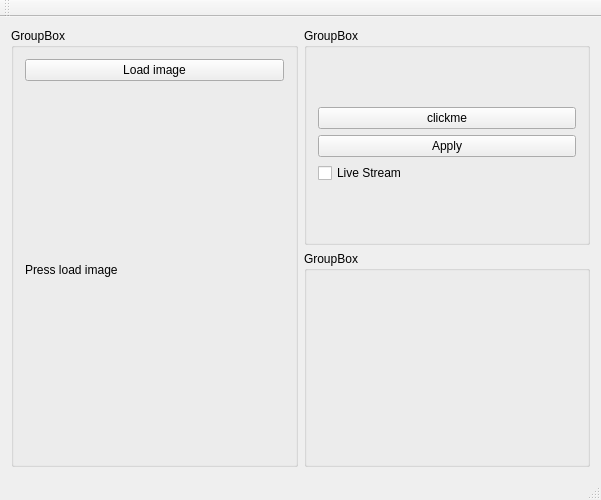
<?xml version="1.0" encoding="UTF-8"?>
<ui version="4.0">
 <class>MainWindow</class>
 <widget class="QMainWindow" name="MainWindow">
  <property name="geometry">
   <rect>
    <x>0</x>
    <y>0</y>
    <width>601</width>
    <height>500</height>
   </rect>
  </property>
  <property name="minimumSize">
   <size>
    <width>600</width>
    <height>500</height>
   </size>
  </property>
  <property name="windowTitle">
   <string>MainWindow</string>
  </property>
  <widget class="QWidget" name="centralWidget">
   <property name="enabled">
    <bool>true</bool>
   </property>
   <property name="styleSheet">
    <string notr="true">font: 13pt &quot;Roboto&quot;;</string>
   </property>
   <layout class="QHBoxLayout" name="horizontalLayout_2">
    <item>
     <layout class="QHBoxLayout" name="horizontalLayout">
      <item>
       <widget class="QGroupBox" name="groupBox_2">
        <property name="enabled">
         <bool>true</bool>
        </property>
        <property name="sizePolicy">
         <sizepolicy hsizetype="Expanding" vsizetype="Expanding">
          <horstretch>0</horstretch>
          <verstretch>0</verstretch>
         </sizepolicy>
        </property>
        <property name="title">
         <string>GroupBox</string>
        </property>
        <layout class="QGridLayout" name="gridLayout">
         <item row="0" column="0">
          <layout class="QVBoxLayout" name="verticalLayout_2">
           <item>
            <widget class="QPushButton" name="pushButton_2">
             <property name="text">
              <string>Load image</string>
             </property>
            </widget>
           </item>
           <item>
            <widget class="QLabel" name="picbox">
             <property name="text">
              <string>Press load image</string>
             </property>
            </widget>
           </item>
          </layout>
         </item>
        </layout>
       </widget>
      </item>
      <item>
       <layout class="QVBoxLayout" name="verticalLayout">
        <item>
         <widget class="QGroupBox" name="groupBox">
          <property name="sizePolicy">
           <sizepolicy hsizetype="Expanding" vsizetype="Preferred">
            <horstretch>0</horstretch>
            <verstretch>0</verstretch>
           </sizepolicy>
          </property>
          <property name="title">
           <string>GroupBox</string>
          </property>
          <layout class="QGridLayout" name="gridLayout_3">
           <item row="0" column="0">
            <layout class="QGridLayout" name="gridLayout_2">
             <item row="0" column="0">
              <widget class="QPushButton" name="pushButton_3">
               <property name="text">
                <string>clickme</string>
               </property>
              </widget>
             </item>
             <item row="1" column="0">
              <widget class="QPushButton" name="pushButton">
               <property name="text">
                <string>Apply</string>
               </property>
              </widget>
             </item>
             <item row="3" column="0">
              <widget class="QCheckBox" name="checkBox_4">
               <property name="text">
                <string>Live Stream</string>
               </property>
              </widget>
             </item>
            </layout>
           </item>
          </layout>
         </widget>
        </item>
        <item>
         <widget class="QGroupBox" name="groupBox_3">
          <property name="sizePolicy">
           <sizepolicy hsizetype="Expanding" vsizetype="Preferred">
            <horstretch>0</horstretch>
            <verstretch>0</verstretch>
           </sizepolicy>
          </property>
          <property name="title">
           <string>GroupBox</string>
          </property>
         </widget>
        </item>
       </layout>
      </item>
     </layout>
    </item>
   </layout>
  </widget>
  <widget class="QMenuBar" name="menuBar">
   <property name="geometry">
    <rect>
     <x>0</x>
     <y>0</y>
     <width>601</width>
     <height>25</height>
    </rect>
   </property>
  </widget>
  <widget class="QToolBar" name="mainToolBar">
   <attribute name="toolBarArea">
    <enum>TopToolBarArea</enum>
   </attribute>
   <attribute name="toolBarBreak">
    <bool>false</bool>
   </attribute>
  </widget>
  <widget class="QStatusBar" name="statusBar"/>
 </widget>
 <layoutdefault spacing="6" margin="11"/>
 <resources/>
 <connections/>
</ui>
